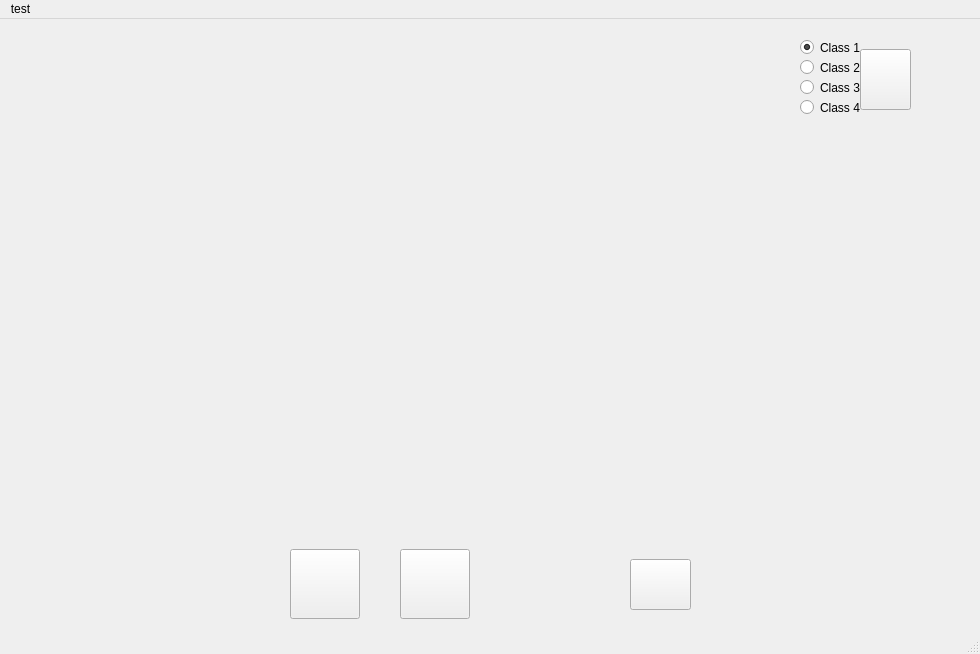
<?xml version="1.0" encoding="UTF-8"?>
<ui version="4.0">
 <class>imageUI</class>
 <widget class="QMainWindow" name="imageUI">
  <property name="geometry">
   <rect>
    <x>0</x>
    <y>0</y>
    <width>980</width>
    <height>654</height>
   </rect>
  </property>
  <property name="windowTitle">
   <string>MainWindow</string>
  </property>
  <widget class="QWidget" name="centralwidget">
   <widget class="CvImageWidget" name="videoWidget" native="true">
    <property name="geometry">
     <rect>
      <x>20</x>
      <y>10</y>
      <width>768</width>
      <height>512</height>
     </rect>
    </property>
   </widget>
   <widget class="QPushButton" name="prevButton">
    <property name="geometry">
     <rect>
      <x>290</x>
      <y>530</y>
      <width>70</width>
      <height>70</height>
     </rect>
    </property>
    <property name="text">
     <string/>
    </property>
    <property name="icon">
     <iconset resource="QtTADD.qrc">
      <normaloff>:/imagebar/PreviousImage</normaloff>:/imagebar/PreviousImage</iconset>
    </property>
    <property name="iconSize">
     <size>
      <width>64</width>
      <height>64</height>
     </size>
    </property>
   </widget>
   <widget class="QPushButton" name="nextButton">
    <property name="geometry">
     <rect>
      <x>400</x>
      <y>530</y>
      <width>70</width>
      <height>70</height>
     </rect>
    </property>
    <property name="text">
     <string/>
    </property>
    <property name="icon">
     <iconset resource="QtTADD.qrc">
      <normaloff>:/imagebar/NextImage</normaloff>:/imagebar/NextImage</iconset>
    </property>
    <property name="iconSize">
     <size>
      <width>64</width>
      <height>64</height>
     </size>
    </property>
   </widget>
   <widget class="QPushButton" name="trainButton">
    <property name="geometry">
     <rect>
      <x>860</x>
      <y>30</y>
      <width>51</width>
      <height>61</height>
     </rect>
    </property>
    <property name="text">
     <string/>
    </property>
    <property name="icon">
     <iconset resource="QtTADD.qrc">
      <normaloff>:/classifer/Train</normaloff>:/classifer/Train</iconset>
    </property>
    <property name="iconSize">
     <size>
      <width>48</width>
      <height>48</height>
     </size>
    </property>
   </widget>
   <widget class="QRadioButton" name="classTwoButton">
    <property name="geometry">
     <rect>
      <x>800</x>
      <y>40</y>
      <width>82</width>
      <height>17</height>
     </rect>
    </property>
    <property name="text">
     <string>Class 2</string>
    </property>
    <property name="checked">
     <bool>false</bool>
    </property>
   </widget>
   <widget class="QRadioButton" name="classThreeButton">
    <property name="geometry">
     <rect>
      <x>800</x>
      <y>60</y>
      <width>82</width>
      <height>17</height>
     </rect>
    </property>
    <property name="text">
     <string>Class 3</string>
    </property>
    <property name="checked">
     <bool>false</bool>
    </property>
   </widget>
   <widget class="QRadioButton" name="classFourButton">
    <property name="geometry">
     <rect>
      <x>800</x>
      <y>80</y>
      <width>82</width>
      <height>17</height>
     </rect>
    </property>
    <property name="text">
     <string>Class 4</string>
    </property>
    <property name="checked">
     <bool>false</bool>
    </property>
   </widget>
   <widget class="QRadioButton" name="classOneButton">
    <property name="geometry">
     <rect>
      <x>800</x>
      <y>20</y>
      <width>82</width>
      <height>17</height>
     </rect>
    </property>
    <property name="text">
     <string>Class 1</string>
    </property>
    <property name="checked">
     <bool>true</bool>
    </property>
   </widget>
   <widget class="QPushButton" name="classifyButton">
    <property name="geometry">
     <rect>
      <x>630</x>
      <y>540</y>
      <width>61</width>
      <height>51</height>
     </rect>
    </property>
    <property name="text">
     <string/>
    </property>
    <property name="icon">
     <iconset resource="QtTADD.qrc">
      <normaloff>:/classifer/Classify</normaloff>:/classifer/Classify</iconset>
    </property>
    <property name="iconSize">
     <size>
      <width>48</width>
      <height>48</height>
     </size>
    </property>
   </widget>
   <widget class="CvOverlayWidget" name="overlayWidget" native="true">
    <property name="geometry">
     <rect>
      <x>20</x>
      <y>10</y>
      <width>768</width>
      <height>512</height>
     </rect>
    </property>
   </widget>
  </widget>
  <widget class="QMenuBar" name="menubar">
   <property name="geometry">
    <rect>
     <x>0</x>
     <y>0</y>
     <width>980</width>
     <height>21</height>
    </rect>
   </property>
   <widget class="QMenu" name="menuTest">
    <property name="title">
     <string>test</string>
    </property>
    <addaction name="actionImage"/>
   </widget>
   <addaction name="menuTest"/>
  </widget>
  <widget class="QStatusBar" name="statusbar"/>
  <action name="actionImage">
   <property name="text">
    <string>image</string>
   </property>
  </action>
 </widget>
 <customwidgets>
  <customwidget>
   <class>CvImageWidget</class>
   <extends>QWidget</extends>
   <header>../QtCvImageWidget/cvimagewidget.h</header>
   <container>1</container>
  </customwidget>
  <customwidget>
   <class>CvOverlayWidget</class>
   <extends>QWidget</extends>
   <header>../QtCVOverlayWidget/CvOverlayWidget.h</header>
   <container>1</container>
  </customwidget>
 </customwidgets>
 <resources>
  <include location="QtTADD.qrc"/>
 </resources>
 <connections>
  <connection>
   <sender>nextButton</sender>
   <signal>clicked()</signal>
   <receiver>imageUI</receiver>
   <slot>nextAction()</slot>
   <hints>
    <hint type="sourcelabel">
     <x>440</x>
     <y>590</y>
    </hint>
    <hint type="destinationlabel">
     <x>480</x>
     <y>594</y>
    </hint>
   </hints>
  </connection>
  <connection>
   <sender>prevButton</sender>
   <signal>clicked()</signal>
   <receiver>imageUI</receiver>
   <slot>prevAction()</slot>
   <hints>
    <hint type="sourcelabel">
     <x>315</x>
     <y>583</y>
    </hint>
    <hint type="destinationlabel">
     <x>252</x>
     <y>591</y>
    </hint>
   </hints>
  </connection>
  <connection>
   <sender>classOneButton</sender>
   <signal>clicked()</signal>
   <receiver>imageUI</receiver>
   <slot>class1Action()</slot>
   <hints>
    <hint type="sourcelabel">
     <x>829</x>
     <y>47</y>
    </hint>
    <hint type="destinationlabel">
     <x>897</x>
     <y>33</y>
    </hint>
   </hints>
  </connection>
  <connection>
   <sender>classTwoButton</sender>
   <signal>clicked()</signal>
   <receiver>imageUI</receiver>
   <slot>class2Action()</slot>
   <hints>
    <hint type="sourcelabel">
     <x>816</x>
     <y>75</y>
    </hint>
    <hint type="destinationlabel">
     <x>935</x>
     <y>63</y>
    </hint>
   </hints>
  </connection>
  <connection>
   <sender>classThreeButton</sender>
   <signal>clicked()</signal>
   <receiver>imageUI</receiver>
   <slot>class3Action()</slot>
   <hints>
    <hint type="sourcelabel">
     <x>835</x>
     <y>93</y>
    </hint>
    <hint type="destinationlabel">
     <x>939</x>
     <y>95</y>
    </hint>
   </hints>
  </connection>
  <connection>
   <sender>classFourButton</sender>
   <signal>clicked()</signal>
   <receiver>imageUI</receiver>
   <slot>class4Action()</slot>
   <hints>
    <hint type="sourcelabel">
     <x>835</x>
     <y>112</y>
    </hint>
    <hint type="destinationlabel">
     <x>950</x>
     <y>143</y>
    </hint>
   </hints>
  </connection>
  <connection>
   <sender>trainButton</sender>
   <signal>clicked()</signal>
   <receiver>imageUI</receiver>
   <slot>trainAction()</slot>
   <hints>
    <hint type="sourcelabel">
     <x>902</x>
     <y>92</y>
    </hint>
    <hint type="destinationlabel">
     <x>896</x>
     <y>199</y>
    </hint>
   </hints>
  </connection>
  <connection>
   <sender>classifyButton</sender>
   <signal>clicked()</signal>
   <receiver>imageUI</receiver>
   <slot>classifyAction()</slot>
   <hints>
    <hint type="sourcelabel">
     <x>653</x>
     <y>581</y>
    </hint>
    <hint type="destinationlabel">
     <x>732</x>
     <y>592</y>
    </hint>
   </hints>
  </connection>
 </connections>
 <slots>
  <slot>nextAction()</slot>
  <slot>prevAction()</slot>
  <slot>class1Action()</slot>
  <slot>class2Action()</slot>
  <slot>class3Action()</slot>
  <slot>class4Action()</slot>
  <slot>classifyAction()</slot>
  <slot>trainAction()</slot>
 </slots>
</ui>
